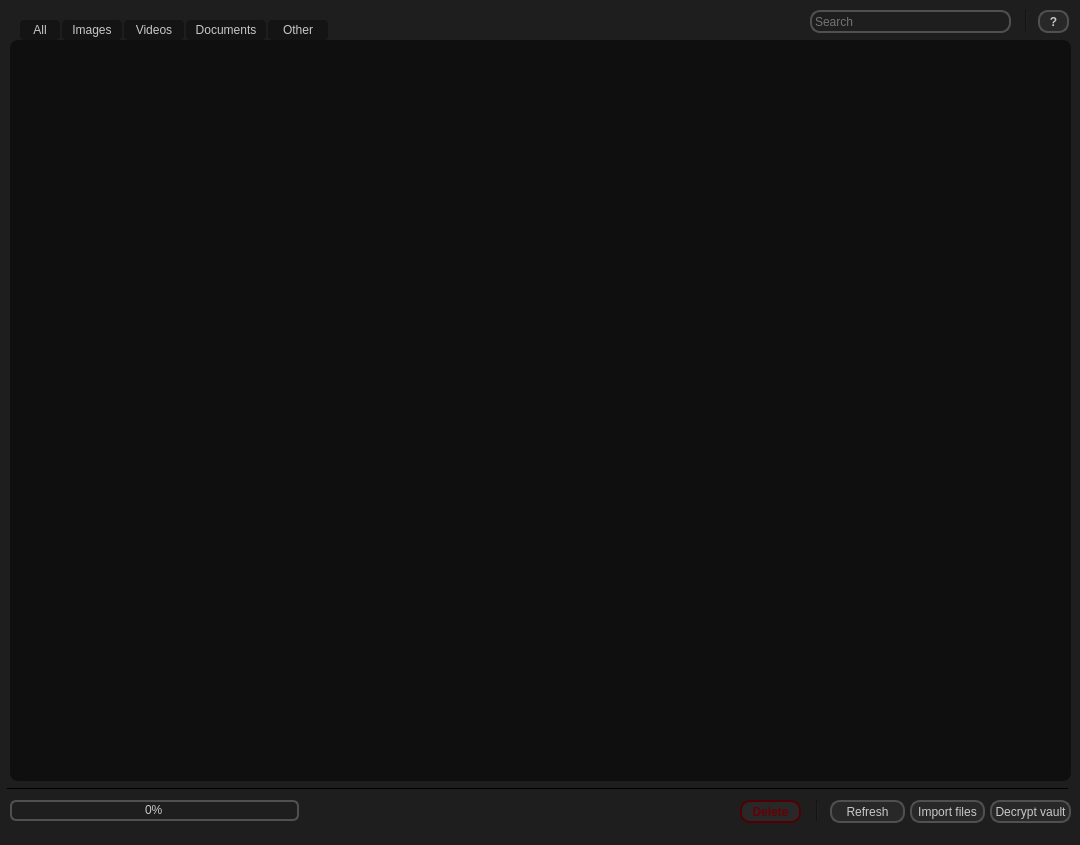
<?xml version="1.0" encoding="UTF-8"?>
<ui version="4.0">
 <class>MainWindow</class>
 <widget class="QMainWindow" name="MainWindow">
  <property name="windowModality">
   <enum>Qt::NonModal</enum>
  </property>
  <property name="enabled">
   <bool>true</bool>
  </property>
  <property name="geometry">
   <rect>
    <x>0</x>
    <y>0</y>
    <width>1080</width>
    <height>845</height>
   </rect>
  </property>
  <property name="sizePolicy">
   <sizepolicy hsizetype="Fixed" vsizetype="Fixed">
    <horstretch>0</horstretch>
    <verstretch>0</verstretch>
   </sizepolicy>
  </property>
  <property name="minimumSize">
   <size>
    <width>1080</width>
    <height>845</height>
   </size>
  </property>
  <property name="maximumSize">
   <size>
    <width>1080</width>
    <height>845</height>
   </size>
  </property>
  <property name="cursor">
   <cursorShape>ArrowCursor</cursorShape>
  </property>
  <property name="contextMenuPolicy">
   <enum>Qt::DefaultContextMenu</enum>
  </property>
  <property name="windowTitle">
   <string>Image Gallery</string>
  </property>
  <property name="styleSheet">
   <string notr="true">QWidget {
background-color: rgb(30, 30, 30)

}
QLabel{
color: rgb(200, 200, 200);
background-color:rgba(0, 0, 0, 0)
}

QPushButton {
background-color:rgb(40, 40, 40);
color: rgb(200, 200, 200);
border: 2px solid rgb(80, 80, 80);
border-radius: 10px;
padding: 1px;
}
QPushButton:hover {
background-color:rgb(20, 115, 230);
	color: rgb(200, 200, 200);
border: 1px solid rgb(20, 115, 230);
}
QPushButton:pressed {
background-color:rgb(18, 100, 200);
color: rgb(200, 200, 200);
border: 1px solid rgb(18, 100, 200);
}
QPushButton:disabled {
background-color:rgb(40, 40, 40);
color: rgb(100, 100, 100);
border: 2px solid rgb(50, 50, 50);
border-radius: 10px;
}

QLineEdit {
background-color:rgb(30, 30, 30);
color: rgb(200, 200, 200);
border: 2px solid rgb(80, 80, 80);
border-radius: 10px;
padding: 1px;
}

QLineEdit:focus {
background-color:rgb(30, 30, 30);
color: rgb(200, 200, 200);
border: 2px solid rgb(20, 115, 230);
border-radius: 10px;
padding: 1px;
}

QProgressBar {
background-color:rgb(30, 30, 30);
border: 2px solid rgb(80, 80, 80);
border-radius: 6px;
color:rgb(200, 200, 200);
text-align: center;
}
QProgressBar::chunk {
background-color:rgb(20, 115, 230);
border: 2px solid rgb(20, 115, 230);
border-radius: 1px;
}

</string>
  </property>
  <property name="toolButtonStyle">
   <enum>Qt::ToolButtonIconOnly</enum>
  </property>
  <property name="documentMode">
   <bool>false</bool>
  </property>
  <widget class="QWidget" name="centralwidget">
   <property name="styleSheet">
    <string notr="true"/>
   </property>
   <widget class="Line" name="line">
    <property name="geometry">
     <rect>
      <x>7</x>
      <y>780</y>
      <width>1061</width>
      <height>16</height>
     </rect>
    </property>
    <property name="styleSheet">
     <string notr="true">background-color: rgba(255, 255, 255, 0);</string>
    </property>
    <property name="frameShadow">
     <enum>QFrame::Plain</enum>
    </property>
    <property name="orientation">
     <enum>Qt::Horizontal</enum>
    </property>
   </widget>
   <widget class="QPushButton" name="btn_refresh">
    <property name="enabled">
     <bool>true</bool>
    </property>
    <property name="geometry">
     <rect>
      <x>830</x>
      <y>800</y>
      <width>75</width>
      <height>23</height>
     </rect>
    </property>
    <property name="font">
     <font>
      <italic>false</italic>
     </font>
    </property>
    <property name="cursor">
     <cursorShape>PointingHandCursor</cursorShape>
    </property>
    <property name="toolTip">
     <string>Refresh</string>
    </property>
    <property name="layoutDirection">
     <enum>Qt::LeftToRight</enum>
    </property>
    <property name="styleSheet">
     <string notr="true"/>
    </property>
    <property name="text">
     <string>Refresh</string>
    </property>
    <property name="checkable">
     <bool>false</bool>
    </property>
    <property name="autoDefault">
     <bool>true</bool>
    </property>
    <property name="default">
     <bool>false</bool>
    </property>
    <property name="flat">
     <bool>false</bool>
    </property>
   </widget>
   <widget class="QPushButton" name="btn_decrypt_files">
    <property name="geometry">
     <rect>
      <x>990</x>
      <y>800</y>
      <width>81</width>
      <height>23</height>
     </rect>
    </property>
    <property name="cursor">
     <cursorShape>PointingHandCursor</cursorShape>
    </property>
    <property name="toolTip">
     <string>Export all files</string>
    </property>
    <property name="styleSheet">
     <string notr="true"/>
    </property>
    <property name="text">
     <string>Decrypt vault</string>
    </property>
    <property name="flat">
     <bool>true</bool>
    </property>
   </widget>
   <widget class="QPushButton" name="btn_import_files">
    <property name="geometry">
     <rect>
      <x>910</x>
      <y>800</y>
      <width>75</width>
      <height>23</height>
     </rect>
    </property>
    <property name="cursor">
     <cursorShape>PointingHandCursor</cursorShape>
    </property>
    <property name="toolTip">
     <string>Import new files</string>
    </property>
    <property name="styleSheet">
     <string notr="true"/>
    </property>
    <property name="text">
     <string>Import files</string>
    </property>
    <property name="flat">
     <bool>true</bool>
    </property>
   </widget>
   <widget class="QProgressBar" name="progress_bar">
    <property name="geometry">
     <rect>
      <x>10</x>
      <y>800</y>
      <width>289</width>
      <height>21</height>
     </rect>
    </property>
    <property name="styleSheet">
     <string notr="true"/>
    </property>
    <property name="value">
     <number>0</number>
    </property>
   </widget>
   <widget class="QPushButton" name="btn_delete_files">
    <property name="enabled">
     <bool>false</bool>
    </property>
    <property name="geometry">
     <rect>
      <x>740</x>
      <y>800</y>
      <width>61</width>
      <height>23</height>
     </rect>
    </property>
    <property name="font">
     <font>
      <weight>75</weight>
      <italic>false</italic>
      <bold>true</bold>
     </font>
    </property>
    <property name="cursor">
     <cursorShape>PointingHandCursor</cursorShape>
    </property>
    <property name="toolTip">
     <string>Delete selected files</string>
    </property>
    <property name="styleSheet">
     <string notr="true">QPushButton {
background-color:rgb(40, 40, 40);
color: rgb(200, 0, 10);
border: 2px solid rgb(200, 0, 10);
border-radius: 10px;
padding: 1px;
}
QPushButton:hover {
background-color:rgb(190, 0, 10);
color: rgb(200, 200, 200);
border: 1px solid rgb(190, 0, 10);
}
QPushButton:pressed {
background-color:rgb(170, 0, 10);
color: rgb(200, 200, 200);
border: 1px solid rgb(170, 0, 10);

}QPushButton:disabled {
background-color:rgb(40, 40, 40);
color: rgb(100, 0, 5);
border: 2px solid rgb(80, 0, 4);
border-radius: 10px;
}
</string>
    </property>
    <property name="text">
     <string>Delete</string>
    </property>
    <property name="flat">
     <bool>true</bool>
    </property>
   </widget>
   <widget class="QPushButton" name="btn_about">
    <property name="enabled">
     <bool>true</bool>
    </property>
    <property name="geometry">
     <rect>
      <x>1038</x>
      <y>10</y>
      <width>31</width>
      <height>23</height>
     </rect>
    </property>
    <property name="font">
     <font>
      <family>Arial</family>
      <weight>75</weight>
      <italic>false</italic>
      <bold>true</bold>
      <underline>false</underline>
      <strikeout>false</strikeout>
     </font>
    </property>
    <property name="cursor">
     <cursorShape>PointingHandCursor</cursorShape>
    </property>
    <property name="toolTip">
     <string>About</string>
    </property>
    <property name="layoutDirection">
     <enum>Qt::LeftToRight</enum>
    </property>
    <property name="styleSheet">
     <string notr="true"/>
    </property>
    <property name="text">
     <string>?</string>
    </property>
    <property name="checkable">
     <bool>false</bool>
    </property>
    <property name="autoDefault">
     <bool>true</bool>
    </property>
    <property name="default">
     <bool>false</bool>
    </property>
    <property name="flat">
     <bool>false</bool>
    </property>
   </widget>
   <widget class="QScrollArea" name="scroll_area_all">
    <property name="enabled">
     <bool>true</bool>
    </property>
    <property name="geometry">
     <rect>
      <x>10</x>
      <y>40</y>
      <width>1061</width>
      <height>741</height>
     </rect>
    </property>
    <property name="sizePolicy">
     <sizepolicy hsizetype="Fixed" vsizetype="Fixed">
      <horstretch>0</horstretch>
      <verstretch>0</verstretch>
     </sizepolicy>
    </property>
    <property name="maximumSize">
     <size>
      <width>1314</width>
      <height>760</height>
     </size>
    </property>
    <property name="styleSheet">
     <string notr="true"/>
    </property>
    <property name="frameShape">
     <enum>QFrame::NoFrame</enum>
    </property>
    <property name="verticalScrollBarPolicy">
     <enum>Qt::ScrollBarAsNeeded</enum>
    </property>
    <property name="horizontalScrollBarPolicy">
     <enum>Qt::ScrollBarAlwaysOff</enum>
    </property>
    <property name="widgetResizable">
     <bool>true</bool>
    </property>
    <widget class="QWidget" name="widget_all">
     <property name="geometry">
      <rect>
       <x>0</x>
       <y>0</y>
       <width>1061</width>
       <height>741</height>
      </rect>
     </property>
     <property name="styleSheet">
      <string notr="true">QWidget{border-color: rgb(17, 17, 17);
background-color: rgb(15, 15, 15);
border-radius: 8px;}</string>
     </property>
     <layout class="QGridLayout" name="gridLayout_2">
      <item row="0" column="0">
       <layout class="QGridLayout" name="grid_layout">
        <property name="leftMargin">
         <number>5</number>
        </property>
        <property name="topMargin">
         <number>5</number>
        </property>
        <property name="rightMargin">
         <number>5</number>
        </property>
        <property name="bottomMargin">
         <number>5</number>
        </property>
        <property name="spacing">
         <number>15</number>
        </property>
       </layout>
      </item>
     </layout>
    </widget>
   </widget>
   <widget class="QPushButton" name="tab_btn_all">
    <property name="enabled">
     <bool>true</bool>
    </property>
    <property name="geometry">
     <rect>
      <x>20</x>
      <y>20</y>
      <width>40</width>
      <height>20</height>
     </rect>
    </property>
    <property name="minimumSize">
     <size>
      <width>0</width>
      <height>20</height>
     </size>
    </property>
    <property name="styleSheet">
     <string notr="true">QPushButton {
background-color:rgb(20, 20, 20);
color: rgb(200, 200, 200);
border:0px solid rgba(0, 0, 0, 0);
border-radius: 4px;
}
QPushButton:hover {
background-color:rgb(25, 25, 25);
color: rgb(200, 200, 200);
}
QPushButton:pressed {
background-color:rgb(15, 15, 15);
color: rgb(200, 200, 200);
}
QPushButton:disabled {
background-color:rgb(20, 20, 20);
color: rgb(200, 200, 200);
border:0px solid rgba(0, 0, 0, 0);
border-bottom: 2px solid rgb(20, 115, 230);
}
</string>
    </property>
    <property name="text">
     <string>All</string>
    </property>
   </widget>
   <widget class="QPushButton" name="tab_btn_images">
    <property name="geometry">
     <rect>
      <x>62</x>
      <y>20</y>
      <width>60</width>
      <height>20</height>
     </rect>
    </property>
    <property name="minimumSize">
     <size>
      <width>0</width>
      <height>20</height>
     </size>
    </property>
    <property name="styleSheet">
     <string notr="true">QPushButton {
background-color:rgb(20, 20, 20);
color: rgb(200, 200, 200);
border:0px solid rgba(0, 0, 0, 0);
border-radius: 4px;
}
QPushButton:hover {
background-color:rgb(25, 25, 25);
color: rgb(200, 200, 200);
}
QPushButton:pressed {
background-color:rgb(15, 15, 15);
color: rgb(200, 200, 200);
}
QPushButton:disabled {
background-color:rgb(20, 20, 20);
color: rgb(200, 200, 200);
border:0px solid rgba(0, 0, 0, 0);
border-bottom: 2px solid rgb(20, 115, 230);
}
</string>
    </property>
    <property name="text">
     <string>Images</string>
    </property>
   </widget>
   <widget class="QPushButton" name="tab_btn_videos">
    <property name="geometry">
     <rect>
      <x>124</x>
      <y>20</y>
      <width>60</width>
      <height>20</height>
     </rect>
    </property>
    <property name="minimumSize">
     <size>
      <width>0</width>
      <height>20</height>
     </size>
    </property>
    <property name="styleSheet">
     <string notr="true">QPushButton {
background-color:rgb(20, 20, 20);
color: rgb(200, 200, 200);
border:0px solid rgba(0, 0, 0, 0);
border-radius: 4px;
}
QPushButton:hover {
background-color:rgb(25, 25, 25);
color: rgb(200, 200, 200);
}
QPushButton:pressed {
background-color:rgb(15, 15, 15);
color: rgb(200, 200, 200);
}
QPushButton:disabled {
background-color:rgb(20, 20, 20);
color: rgb(200, 200, 200);
border:0px solid rgba(0, 0, 0, 0);
border-bottom: 2px solid rgb(20, 115, 230);
}
</string>
    </property>
    <property name="text">
     <string>Videos</string>
    </property>
   </widget>
   <widget class="QPushButton" name="tab_btn_documents">
    <property name="geometry">
     <rect>
      <x>186</x>
      <y>20</y>
      <width>80</width>
      <height>20</height>
     </rect>
    </property>
    <property name="minimumSize">
     <size>
      <width>0</width>
      <height>20</height>
     </size>
    </property>
    <property name="styleSheet">
     <string notr="true">QPushButton {
background-color:rgb(20, 20, 20);
color: rgb(200, 200, 200);
border:0px solid rgba(0, 0, 0, 0);
border-radius: 4px;
}
QPushButton:hover {
background-color:rgb(25, 25, 25);
color: rgb(200, 200, 200);
}
QPushButton:pressed {
background-color:rgb(15, 15, 15);
color: rgb(200, 200, 200);
}
QPushButton:disabled {
background-color:rgb(20, 20, 20);
color: rgb(200, 200, 200);
border:0px solid rgba(0, 0, 0, 0);
border-bottom: 2px solid rgb(20, 115, 230);
}
</string>
    </property>
    <property name="text">
     <string>Documents</string>
    </property>
   </widget>
   <widget class="QPushButton" name="tab_btn_other">
    <property name="geometry">
     <rect>
      <x>268</x>
      <y>20</y>
      <width>60</width>
      <height>20</height>
     </rect>
    </property>
    <property name="minimumSize">
     <size>
      <width>0</width>
      <height>20</height>
     </size>
    </property>
    <property name="styleSheet">
     <string notr="true">QPushButton {
background-color:rgb(20, 20, 20);
color: rgb(200, 200, 200);
border:0px solid rgba(0, 0, 0, 0);
border-radius: 4px;
}
QPushButton:hover {
background-color:rgb(25, 25, 25);
color: rgb(200, 200, 200);
}
QPushButton:pressed {
background-color:rgb(15, 15, 15);
color: rgb(200, 200, 200);
}
QPushButton:disabled {
background-color:rgb(20, 20, 20);
color: rgb(200, 200, 200);
border:0px solid rgba(0, 0, 0, 0);
border-bottom: 2px solid rgb(20, 115, 230);
}
</string>
    </property>
    <property name="text">
     <string>Other</string>
    </property>
   </widget>
   <widget class="QLineEdit" name="input_search">
    <property name="geometry">
     <rect>
      <x>810</x>
      <y>10</y>
      <width>201</width>
      <height>23</height>
     </rect>
    </property>
    <property name="focusPolicy">
     <enum>Qt::StrongFocus</enum>
    </property>
    <property name="statusTip">
     <string/>
    </property>
    <property name="accessibleDescription">
     <string/>
    </property>
    <property name="inputMask">
     <string/>
    </property>
    <property name="placeholderText">
     <string>Search</string>
    </property>
   </widget>
   <widget class="Line" name="line_2">
    <property name="geometry">
     <rect>
      <x>1016</x>
      <y>10</y>
      <width>20</width>
      <height>21</height>
     </rect>
    </property>
    <property name="orientation">
     <enum>Qt::Vertical</enum>
    </property>
   </widget>
   <widget class="Line" name="line_3">
    <property name="geometry">
     <rect>
      <x>809</x>
      <y>800</y>
      <width>16</width>
      <height>21</height>
     </rect>
    </property>
    <property name="orientation">
     <enum>Qt::Vertical</enum>
    </property>
   </widget>
  </widget>
 </widget>
 <resources/>
 <connections/>
</ui>
